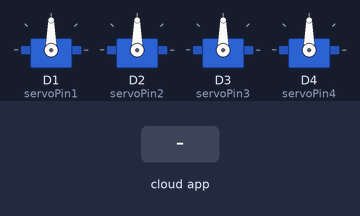
Bench run of a program on a simulated ESP8266 (NodeMCU). Shown: 4 × servo. Inputs (shaded band) come from the test bench. WiFi joins after 1.5 s; servers stay silent unless stated; no MQTT or app messages arrive unless stated; what the program prints to the serial monitor is not drawn.

Above: at 2.7 s.
2.8 s: the phone or cloud app sets servo1-angle to 0
At 5.2 s:
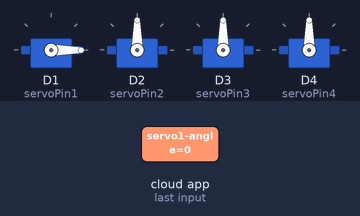
5.8 s: the phone or cloud app sets servo2-angle to 0
At 8.5 s:
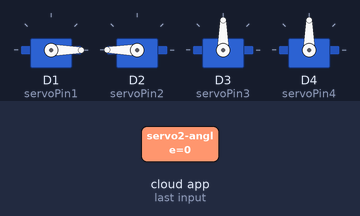
8.8 s: the phone or cloud app sets servo3-angle to 0
At 11.1 s:
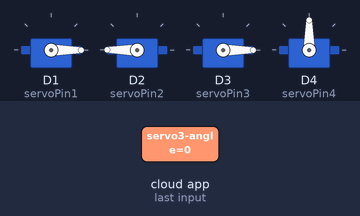
11.8 s: the phone or cloud app sets servo4-angle to 0
At 14.2 s:
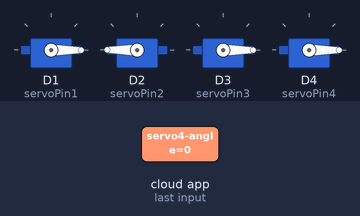
14.8 s: the phone or cloud app sets servo2-angle to 1
At 15.3 s:
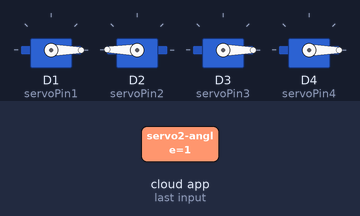
16.3 s: the phone or cloud app sets servo1-angle to 1
At 17.4 s:
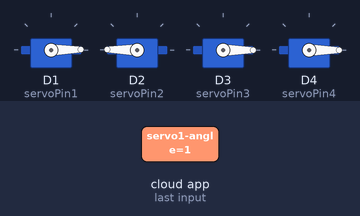
Timing chart, 0 to 18.8 s (numbered marks = the images above; inputs shaded):
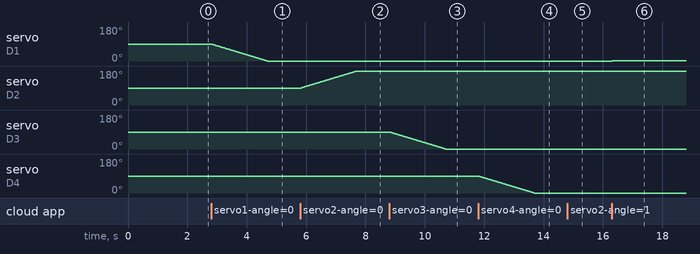

The program:

main.cpp
```cpp
#include <ESP8266WiFi.h>
#include "Adafruit_MQTT.h"
#include "Adafruit_MQTT_Client.h"
#include <Servo.h>
#include <WiFiClientSecure.h>
#include <MyWifi.h>
// 1. Cấu hình Wi-Fi
// #define WLAN_SSID       "Ton Ton"
// #define WLAN_PASS       "hanoi79981"

// 2. Cấu hình Adafruit IO
#define AIO_SERVER      "io.adafruit.com"
#define AIO_SERVERPORT  8883
#define AIO_USERNAME    "TonTon1234"
#define AIO_KEY         "YOUR_ADAFRUIT_IO_KEY"

WiFiClientSecure client;
Adafruit_MQTT_Client mqtt(&client, AIO_SERVER, AIO_SERVERPORT, AIO_USERNAME, AIO_KEY);

// Đăng ký nhận dữ liệu từ các Feed
Adafruit_MQTT_Subscribe servo_sub1 = Adafruit_MQTT_Subscribe(&mqtt, AIO_USERNAME "/feeds/servo1-angle");
Adafruit_MQTT_Subscribe servo_sub2 = Adafruit_MQTT_Subscribe(&mqtt, AIO_USERNAME "/feeds/servo2-angle");
Adafruit_MQTT_Subscribe servo_sub3 = Adafruit_MQTT_Subscribe(&mqtt, AIO_USERNAME "/feeds/servo3-angle");
Adafruit_MQTT_Subscribe servo_sub4 = Adafruit_MQTT_Subscribe(&mqtt, AIO_USERNAME "/feeds/servo4-angle");

Servo myServo1;
Servo myServo2;
Servo myServo3;
Servo myServo4;

const int servoPin1 = D1;
const int servoPin2 = D2;
const int servoPin3 = D3;
const int servoPin4 = D4;

// Các biến quản lý vị trí mượt mà (Bất đồng bộ)
int target1 = 90, current1 = 90;
int target2 = 90, current2 = 90;
int target3 = 90, current3 = 90;
int target4 = 90, current4 = 90;

unsigned long lastServoUpdateTime = 0;
// THAY ĐỔI TỐC ĐỘ TẠI ĐÂY: Khoảng thời gian (ms) giữa mỗi bước dịch chuyển 1 độ.
// Số càng lớn -> Quay càng chậm. (Ví dụ: 15-25ms là vừa đẹp cho cánh tay robot)
const int servoInterval = 20;

void MQTT_connect();
void updateServosSmoothly();

void setup() {
  Serial.begin(115200);

  myServo1.attach(servoPin1,600,2200); myServo1.write(current1);
  myServo2.attach(servoPin2,544,2400); myServo2.write(current2);
  myServo3.attach(servoPin3,544,2400); myServo3.write(current3);
  myServo4.attach(servoPin4); myServo4.write(current4);

  Serial.println();
  Serial.print("Đang kết nối tới ");
  Serial.println(WLAN_SSID);
  WiFi.begin(WLAN_SSID, WLAN_PASS);
  while (WiFi.status() != WL_CONNECTED) {
    delay(500);
    Serial.print(".");
  }
  Serial.println("\nWi-Fi đã kết nối!");

  client.setInsecure(); //Câu lệnh tối quan trọng đối với kết nối bảo mật trên ESP8266. Nó ra lệnh cho thiết bị bỏ qua việc kiểm tra chứng chỉ dấu vân tay (SSL Certificate) của Adafruit, giúp kết nối luôn thành công mà không sợ bị lỗi khi server cập nhật chứng chỉ mới.

  mqtt.subscribe(&servo_sub1); // Đăng ký chính thức 4 kênh nhận dữ liệu lên lõi MQTT client, ra lệnh cho hệ thống bắt đầu lắng nghe biến động từ các Feed này.
  mqtt.subscribe(&servo_sub2);
  mqtt.subscribe(&servo_sub3);
  mqtt.subscribe(&servo_sub4);
}

void loop() {
  MQTT_connect();

  // Gọi hàm cập nhật vị trí servo liên tục trong loop (Không làm nghẽn mạch)
  updateServosSmoothly();

  // Đọc dữ liệu từ Server (Giảm timeout xuống 10ms để nhường khoảng trống cho chuyển động servo)
  Adafruit_MQTT_Subscribe *subscription;
  while ((subscription = mqtt.readSubscription(10))) {
    if (subscription == &servo_sub1) {
      target1 = constrain(String((char *)servo_sub1.lastread).toInt(), 0, 180);
      Serial.print("Mục tiêu Servo 1: "); Serial.println(target1);
    }
    if (subscription == &servo_sub2) {
      target2 = constrain(String((char *)servo_sub2.lastread).toInt(), 0, 180);
      Serial.print("Mục tiêu Servo 2: "); Serial.println(target2);
    }
    if (subscription == &servo_sub3) {
      target3 = constrain(String((char *)servo_sub3.lastread).toInt(), 0, 180);
      Serial.print("Mục tiêu Servo 3: "); Serial.println(target3);
    }
    if (subscription == &servo_sub4) {
      target4 = constrain(String((char *)servo_sub4.lastread).toInt(), 0, 180);
      Serial.print("Mục tiêu Servo 4: "); Serial.println(target4);
    }
  }
}

// Hàm xử lý di chuyển chậm từng góc một bằng millis()
void updateServosSmoothly() {
  unsigned long currentTime = millis();
  if (currentTime - lastServoUpdateTime >= servoInterval) {
    lastServoUpdateTime = currentTime;

    // Điều khiển mượt Servo 1
    if (current1 < target1) { current1++; myServo1.write(current1); }
    else if (current1 > target1) { current1--; myServo1.write(current1); }

    // Điều khiển mượt Servo 2
    if (current2 < 180 - target2) { current2++; myServo2.write(current2); }
    else if (current2 > 180 - target2) { current2--; myServo2.write(current2); }

    // Điều khiển mượt Servo 3
    if (current3 < target3) { current3++; myServo3.write(current3); }
    else if (current3 > target3) { current3--; myServo3.write(current3); }

    // Điều khiển mượt Servo 4
    if (current4 < target4) { current4++; myServo4.write(current4); }
    else if (current4 > target4) { current4--; myServo4.write(current4); }
  }
}

void MQTT_connect() { // Ý nghĩa: Đầu vòng lặp, luôn gọi hàm kiểm tra trạng thái kết nối MQTT để đảm bảo thiết bị không bị rớt mạng khỏi Server Adafruit IO.
  int8_t ret;
  if (mqtt.connected()) return;

  Serial.print("Đang kết nối MQTT... ");
  uint8_t retries = 3;
  while ((ret = mqtt.connect()) != 0) {
       Serial.println(mqtt.connectErrorString(ret));
       Serial.println("Thử lại sau 5 giây...");
       mqtt.disconnect();
       delay(5000);
       retries--;
       if (retries == 0) {
         while (1);
       }
  }
  Serial.println("MQTT đã kết nối!");
}
```

MyWifi.h
```cpp
#define WLAN_SSID       "wifi-name"
#define WLAN_PASS       "wifi-pass"
```

Measured:
- after the input at 2.8 s, servo on D1 (servoPin1): moves from 90° to 0° over 1.9 s, starting at once
- after the input at 5.8 s, servo on D2 (servoPin2): moves from 90° to 180° over 1.9 s, starting at once
- after the input at 8.8 s, servo on D3 (servoPin3): moves from 90° to 0° over 1.9 s, starting at once
- after the input at 11.8 s, servo on D4 (servoPin4): moves from 90° to 0° over 1.9 s, starting at once
- after the input at 14.8 s, servo on D2 (servoPin2): 180° → 179° at once
- after the input at 16.3 s, servo on D1 (servoPin1): 0° → 1° at once
